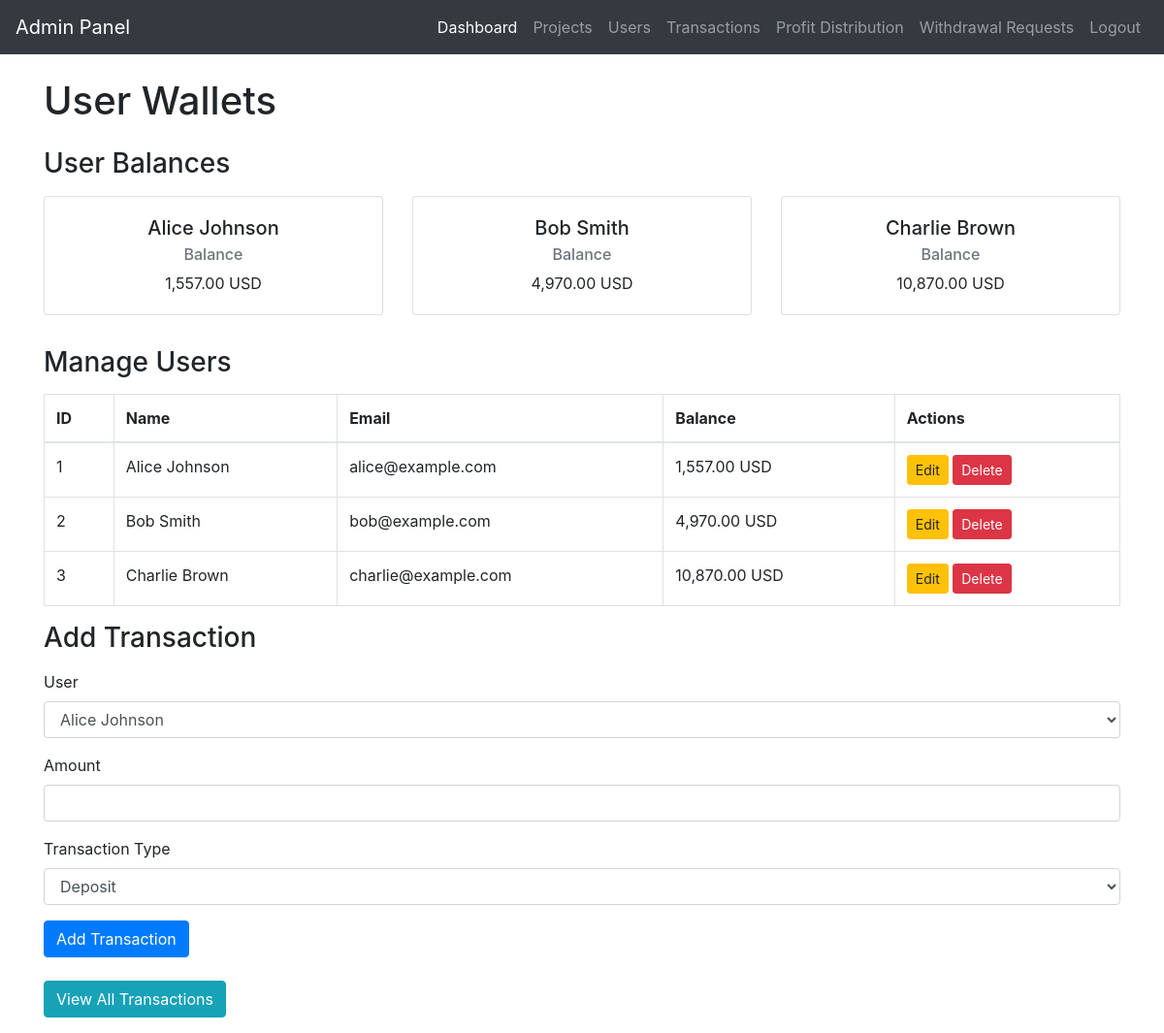
The page /admin1/user_wallets.php on the database as committed earlier.
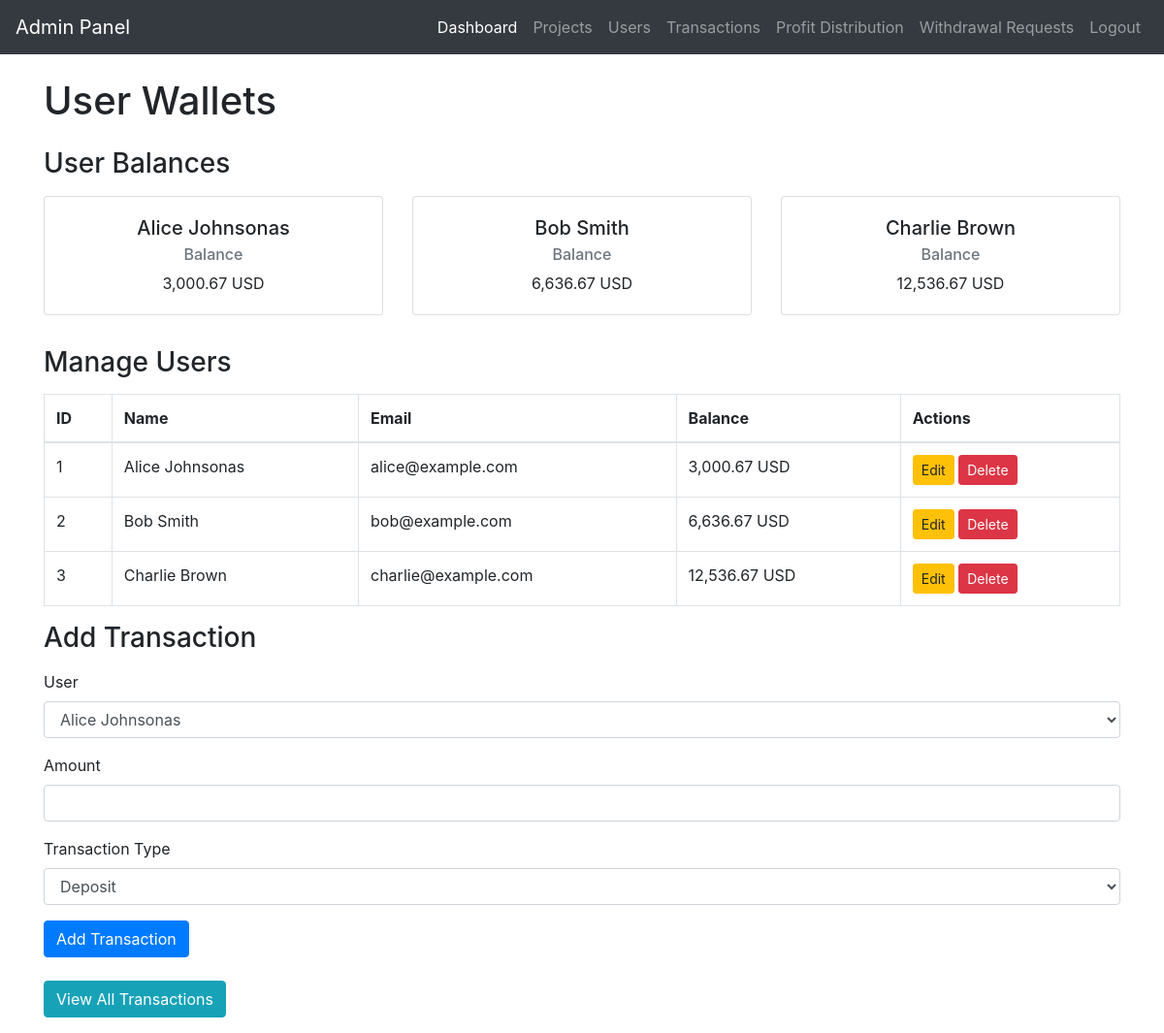
The same page on the database as committed later.
### tables this page shows
CREATE TABLE `users` (
  `user_id` int(11) NOT NULL,
  `name` varchar(255) NOT NULL,
  `email` varchar(255) NOT NULL,
  `password_hash` varchar(255) NOT NULL,
  `role` enum('admin','employee','investor') NOT NULL,
  `wallet_balance` decimal(12,2) DEFAULT 0.00,
  `created_at` timestamp NOT NULL DEFAULT current_timestamp()
);

### admin1/user_wallets.php (the view, shortened to what this page needs)
<?php
include 'config.php';
$usersBalanceQuery = "
    SELECT u.user_id, u.name ,u.email,
           IFNULL(SUM(CASE WHEN uw.transaction_type = 'deposit' THEN uw.amount ELSE -uw.amount END), 0) AS balance
    FROM users u
    LEFT JOIN user_wallets uw ON u.user_id = uw.user_id
    GROUP BY u.user_id, u.name
";
$usersBalanceResult = mysqli_query($conn, $usersBalanceQuery);
?>
<?php include 'nav.php'; ?>
<!DOCTYPE html>
<html lang="en">
<head>
    <link rel="stylesheet" href="https://stackpath.bootstrapcdn.com/bootstrap/4.5.2/css/bootstrap.min.css">
</head>
<body>
<div class="container">
    <h1 class="my-4">User Wallets</h1>
    <h3 class="my-3">User Balances</h3>
    <div class="row">
        <?php
        mysqli_data_seek($usersBalanceResult, 0);
        while ($userBalance = mysqli_fetch_assoc($usersBalanceResult)) { ?>
            <div class="col-md-4 mb-3">
                <div class="card">
                    <div class="card-body text-center">
                        <h5 class="card-title"><?php echo $userBalance['name']; ?></h5>
                        <h6 class="card-subtitle mb-2 text-muted">Balance</h6>
                        <p class="card-text"><?php echo number_format($userBalance['balance'], 2); ?> USD</p>
                    </div>
                </div>
            </div>
        <?php } ?>
    </div>
    <h3 class="my-3">Manage Users</h3>
    <table class="table table-bordered">
    <thead>
        <tr>
            <th>ID</th>
            <th>Name</th>
            <th>Email</th>
            <th>Balance</th>
            <th>Actions</th>
        </tr>
    </thead>
    <tbody>
        <?php
        mysqli_data_seek($usersBalanceResult, 0);
        while ($user = mysqli_fetch_assoc($usersBalanceResult)) { ?>
            <tr>
                <td><?php echo $user['user_id']; ?></td>
                <td><?php echo $user['name']; ?></td>
                <td><?php echo $user['email']; ?></td>
                <td><?php echo number_format($user['balance'], 2); ?> USD</td>
                <td>
                    <button class="btn btn-warning btn-sm editUserBtn"
                            data-id="<?php echo $user['user_id']; ?>"
                            data-name="<?php echo $user['name']; ?>"
                            data-email="<?php echo $user['email']; ?>"
                            data-balance="<?php echo $user['balance']; ?>">
                        Edit
                    </button>
                    <a href="user_wallets.php?id=<?php echo $user['user_id']; ?>" class="btn btn-danger btn-sm" onclick="return confirm('Are you sure you want to delete this user?');">Delete</a>
                </td>
            </tr>
        <?php } ?>
    </tbody>
    </table>
    <form action="user_wallets.php" method="POST" class="mb-4">
        <h3 class="my-3">Add Transaction</h3>
        <div class="form-group">
            <label for="user_id">User</label>
            <select class="form-control" name="user_id" id="user_id">
                <?php
                mysqli_data_seek($usersBalanceResult, 0);
                while ($user = mysqli_fetch_assoc($usersBalanceResult)) {
                    echo "<option value='" . $user['user_id'] . "'>" . $user['name'] . "</option>";
                }
                ?>
            </select>
        </div>
        <div class="form-group">
            <label for="amount">Amount</label>
            <input type="number" step="0.01" class="form-control" name="amount" id="amount" required>
        </div>
        <div class="form-group">
            <label for="transaction_type">Transaction Type</label>
            <select class="form-control" name="transaction_type" id="transaction_type">
                <option value="deposit">Deposit</option>
            </select>
        </div>
        <button type="submit" class="btn btn-primary">Add Transaction</button>
    </form>
    <button class="btn btn-info mb-3" data-toggle="modal" data-target="#walletTransactionsModal">View All Transactions</button>
</div>
</body>
</html>

Rows that differ between the two databases and show on the page:
changed users "alice@example.com": name "Alice Johnson" → "Alice Johnsonas"; balance "1,557.00" → "3,000.67"
computed for users "Bob Smith": balance "4,970.00" → "6,636.67"
computed for users "Charlie Brown": balance "10,870.00" → "12,536.67"
Other text that changed with them:
form field user_id: "Alice Johnson" → "Alice Johnsonas"
